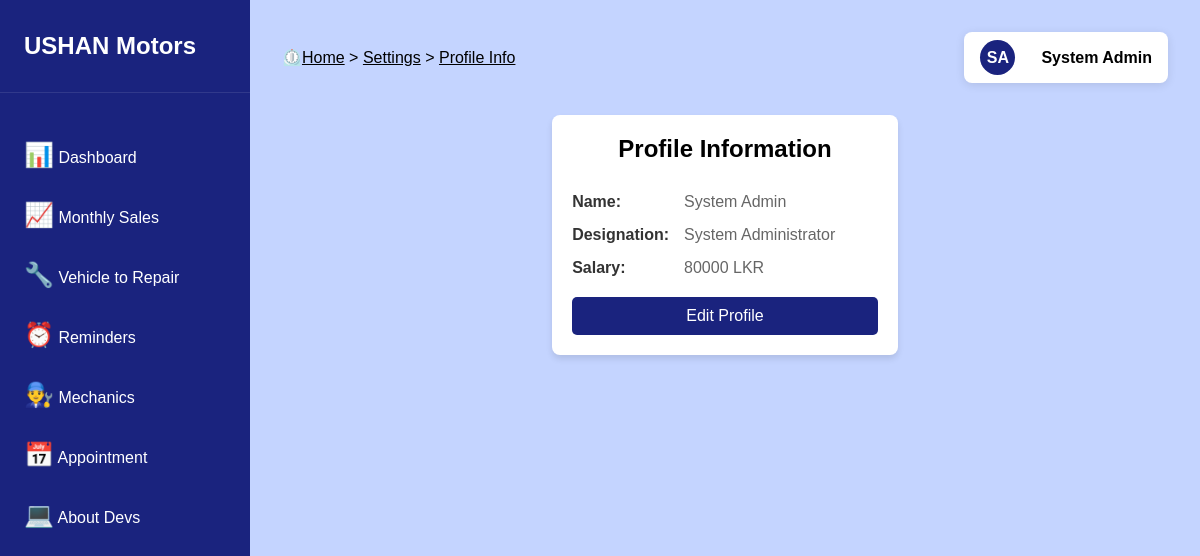
Page /Staff_Interface/profileInfo.php (signed in) on the committed database.
### tables this page shows
CREATE TABLE `employees` (
  `id` bigint(20) NOT NULL,
  `employee_id` varchar(20) NOT NULL,
  `role_id` varchar(20) NOT NULL,
  `emp_first_name` varchar(50) NOT NULL,
  `emp_last_name` varchar(50) NOT NULL,
  `basic_salary` decimal(10,0) NOT NULL
);

### Staff_Interface/profileInfo.php (the view, shortened to what this page needs)
<?php
include('main/sessionChecker.php');
?>
<!DOCTYPE html>
<html>
<head>
	<link rel="stylesheet" type="text/css" href="styles/mainStyle.css">
</head>
<body>
	<aside class="sidebar">
        <div class="sidebar-logo">USHAN Motors</div>
        <ul class="sidebar-menu">
            <li class="menu-item">
            	<a href="dashboard.php">
                	<span class="icon">📊</span>
                	<span class="menu-text">Dashboard</span>
            	</a>
        	</li>
            <li class="menu-item">
                <a href="sales.php">
                	<span class="icon">📈</span>
                	<span class="menu-text">Monthly Sales</span>
                </a>
            </li>
            <li class="menu-item">
                <a href="repairVehicles.php">
                	<span class="icon">🔧</span>
                	<span class="menu-text">Vehicle to Repair</span>
                </a>
            </li>
            <li class="menu-item">
                <a href="reminders.php">
                	<span class="icon">⏰</span>
        	        <span class="menu-text">Reminders</span>
                </a>
            </li>
            <li class="menu-item">
                <a href="mechanics.php">
                	<span class="icon">👨‍🔧</span>
                	<span class="menu-text">Mechanics</span>
                </a>
            </li>
            <li class="menu-item">
                <a href="appointments.php">
                	<span class="icon">📅</span>
                	<span class="menu-text">Appointment</span>
                </a>
            </li>
            <li class="menu-item">
                <a href="aboutDevs.php">
                    <span class="icon">💻</span>
                    <span class="menu-text">About Devs</span>
                </a>
            </li>
        </ul>
    </aside>
    <main class="main-content">
        <div class="top-bar">
            <div class="breadcrumb">
                ⏲️<a href="dashboard.php">Home</a> > <a href="settings.php">Settings</a> > <a href="#">Profile Info</a>
            </div>
            <?php include('profile_icon.php') ?>
        </div>
        <div class="dashboard-grid">
            <div class="profile-container">
                <div class="profile-header">
                    <h2>Profile Information</h2>
                </div>
                <?php
                    $empId = $_SESSION['employee_id'];
                    $firstName = "";
                    $lastName = "";
                    $roleId = "";
                    $role = "";
                    $stmt = $connect->prepare("SELECT `emp_first_name`, `emp_last_name`, `role_id`, `basic_salary` FROM employees WHERE `employee_id`='".$empId."' LIMIT 1;");
                    $stmt->execute();
                    $stmt->bind_result($firstName, $lastName, $roleId, $bsal);
                    $results = [];
                    while ($stmt->fetch()) {
                        $results[] = [
                            'emp_first_name' => $firstName,
                            'emp_last_name' => $lastName,
                            'role_id' => $roleId,
                            'basic_salary' => $bsal
                        ];
                    }
                    if (empty($results)) {
                        $empId = "";
                        $firstName = "";
                        $lastName = "";
                        $roleId = "";
                        $bsal = "";
                    } else {
                        foreach ($results as $result) {
                            $firstName = $result['emp_first_name'];
                            $lastName = $result['emp_last_name'];
                            $roleId = $result['role_id'];
                            if($roleId == "role_admin"){
                                $role = "System Administrator";
                            }else if($roleId == "role_mech"){
                                $role = "Mechanic";
                            }else if($roleId == "role_recep"){
                                $role = "Receptionist";
                            }else if($roleId == "role_mgr"){
                                $role = "Manager";
                            }else {
                                $role = "404: Role not found";
                            }
                        }
                    }
                $name = $firstName." ".$lastName;
                $designation = $role;
                $salary = $bsal." LKR";
                ?>
                <div class="profile-info">
                    <div class="profile-label">Name:</div>
                    <div class="profile-value"><?php echo htmlspecialchars($name); ?></div>
                    <div class="profile-label">Designation:</div>
                    <div class="profile-value"><?php echo htmlspecialchars($designation); ?></div>
                    <div class="profile-label">Salary:</div>
                    <div class="profile-value"><?php echo htmlspecialchars($salary); ?></div>
                </div>
                <a href="editProfile.php" class="edit-button">Edit Profile</a>
            </div>
        </div>
    </main>
</body>
</html>

### Staff_Interface/profile_icon.php (shortened to what this page needs)
<?php
$empId = $_SESSION['employee_id'];
$firstName = "";
$lastName = "";
$roleId = "";
$stmt = $connect->prepare("SELECT `emp_first_name`, `emp_last_name`, `role_id` FROM employees WHERE `employee_id`='".$empId."' LIMIT 1;");
$stmt->execute();
$stmt->bind_result($firstName, $lastName, $roleId);
$results = [];
while ($stmt->fetch()) {
    $results[] = [
        'emp_first_name' => $firstName,
        'emp_last_name' => $lastName,
        'role_id' => $roleId
    ];
}
if (empty($results)) {
    $empId = "";
    $firstName = "";
    $lastName = "";
    $roleId = "";
} else {
    foreach ($results as $result) {
        $firstName = $result['emp_first_name'];
        $lastName = $result['emp_last_name'];
        echo "
        <div>
            <a href='#' class='user-profile' onclick='toggleDropdown(event)'>
                <div class='user-avatar' style='z-index:1000'>".$firstName[0].$lastName[0]."</div>
                <div class='user-name'>".$firstName." ".$lastName."</div>
            </a>
            <div class='dropdown-menu' id='dropdownMenu'>
                <a href='settings.php'>Settings</a>
                <a href='logout.php'>Logout</a>
            </div>
        </div>
        ";
    }
}
?>

### Staff_Interface/styles/mainStyle.css (style rules this page uses)
* { margin: 0; padding: 0; box-sizing: border-box; font-family: Arial, sans-serif; }
body { background-color: #c4d4ff; min-height: 100vh; display: flex; flex-direction: column; }
html,body { height: 100%; margin: 0; padding: 0; }
a { text-decoration: none; }
.sidebar { width: 250px; background: #1a237e; padding: 2rem 0; color: white; position: fixed; height: 100%; }
.sidebar-logo { font-size: 1.5rem; font-weight: bold; padding: 0 1.5rem 2rem; border-bottom: 1px solid rgba(255,255,255,0.1); }
.sidebar-menu { list-style: none; margin-top: 2rem; }
.menu-text { color: #fff; }
.menu-item { padding: 1rem 1.5rem; display: flex; align-items: center; gap: 1rem; cursor: pointer; transition: background-color 0.3s ease; }
.main-content { flex: 1; margin-left: 250px; padding: 2rem; min-height: 100%; }
.top-bar { display: flex; justify-content: space-between; align-items: center; margin-bottom: 2rem; position: relative; }
.breadcrumb { color: #000; }
.breadcrumb a { color: #000; text-decoration: underline; }
.user-profile { display: flex; align-items: center; gap: 1rem; padding: 0.5rem 1rem; background: #fff; border-radius: 8px; box-shadow: 0 2px 10px rgba(0,0,0,0.1); cursor: pointer; }
.user-avatar { width: 35px; height: 35px; background: #1a237e; border-radius: 50%; display: flex; align-items: center; justify-content: center; color: white; font-weight: bold; align-items: center; margin-right: 10px; }
.user-name { color: #000; font-weight: 700; }
.dashboard-grid { display: grid; grid-template-columns: repeat(auto-fit, minmax(300px, 1fr)); gap: 2rem; }
.icon { font-size: 1.5rem; color: #1a237e; }

### Staff_Interface/profileInfo.php (style rules this page uses)
.profile-container { max-width: 600px; margin: 0 auto; padding: 20px; background: #fff; border-radius: 8px; box-shadow: 0 4px 6px rgba(0,0,0,0.1); }
.profile-header { text-align: center; margin-bottom: 30px; }
.profile-info { display: grid; grid-template-columns: 1fr 2fr; gap: 15px; margin-bottom: 20px; }
.profile-label { font-weight: bold; color: #333; }
.profile-value { color: #666; }
.edit-button { display: block; width: 100%; padding: 10px; background-color: #1a237e; color: white; border: none; border-radius: 5px; cursor: pointer; text-align: center; text-decoration: none; }

### rows in the picture
employees: emp_first_name "S", emp_last_name "A", emp_first_name "System", emp_last_name "Admin", name "System Admin", role "System Administrator", basic_salary "80000 LKR"
